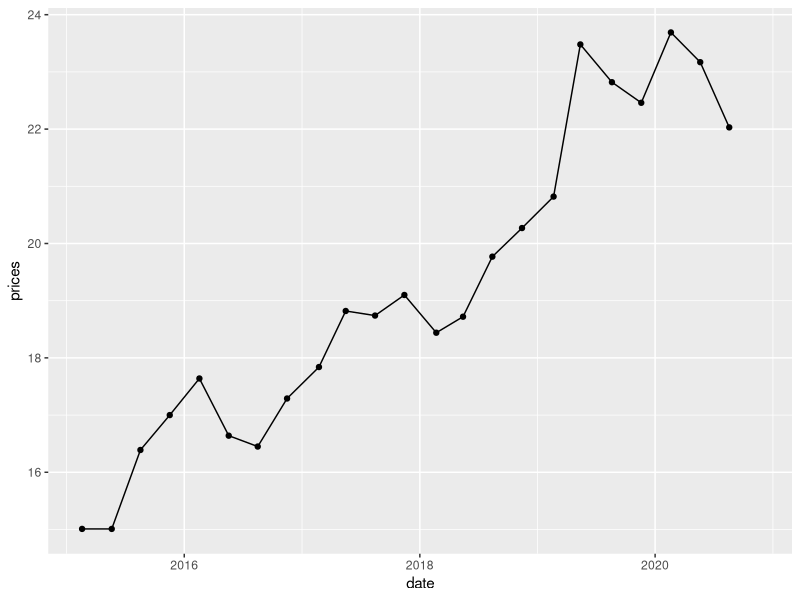
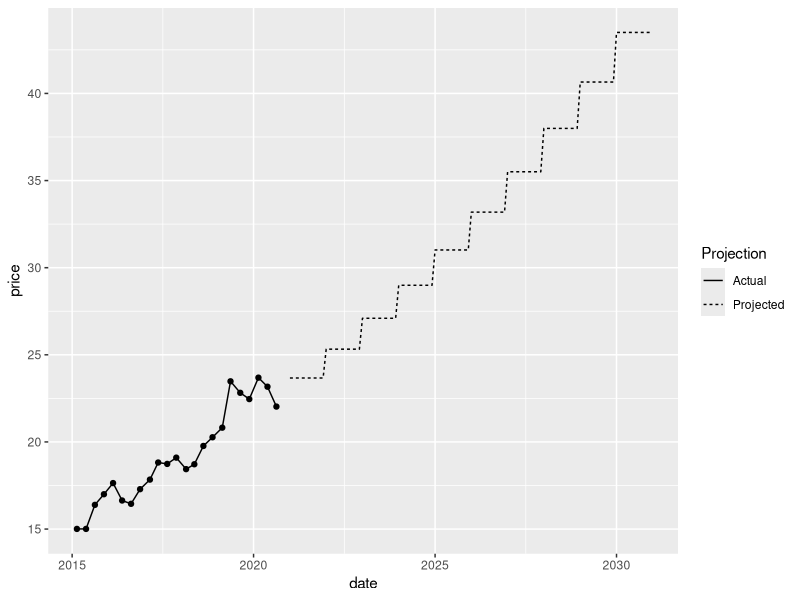

The R script that drew these images, in order:
library(tidyverse)

##WCI auction settlement prices in USD copy and pasted from http://www.environnement.gouv.qc.ca/changements/carbone/ventes-encheres/historique-prix-encheres-WCI-en.pdf
#these cover Nov 2014 to May 2020

prices<-c("$ 12,10
$ 12,21
$ 12,29
$ 12,52
$ 12,73 
$ 12,73 
$ 12,73 
$ 12,73 
$ 12,73
$ 13,57
$ 13,80
$ 14,75
$ 15,06
$ 14,61 
$ 14,65
$ 15,05
$ 15,31
$ 15,73
$ 17,45
$ 17,16 
$ 17,00
$ 17,87
$ 16,68")

x<-prices %>%
  str_replace_all(",",".") %>%
  str_replace_all("\\$ ","") %>%
  str_split("\n") %>%
  .[[1]]


##Data collected as CAD settlement prices from Summary Report REsults at http://www.environnement.gouv.qc.ca/changements/carbone/ventes-encheres/avis-resultats-en.htm
##minimum price projections in USD from http://www.environnement.gouv.qc.ca/changements/carbone/Ventes-encheres-en.htm
#convert to CAD using 1.3238

prices<-c("15.01
15.01
16.39
17
17.64
16.64
16.45
17.29
17.84
18.82
18.74
19.1
18.44
18.72
19.77
20.27
20.82
23.48
22.82
22.46
23.69
23.17
22.03
NA")

prices<-prices %>%
  str_split("\n") %>%
  .[[1]]

days<-c("18
21
18
17
17
18
16
15
22
16
15
14
21
15
14
14
20
14
20
19
19
20
18
17") %>%
  str_split("\n") %>%
  .[[1]]


qc_df<-tibble( year = rep(c(2015:2020),4)) %>%
  arrange(year) %>%
  mutate(month = rep(c("02","05","08","11"),6)) %>%
  bind_cols(days) %>%
  unite(date,sep="-") %>%
  mutate(date = ymd(date)) 
         
qc_df$prices<-as.double(prices)
  
ggplot(qc_df, aes(date,prices))+
  geom_line()+
  geom_point()


#load projected price floor data
proj_prices<-c("$17.88 	$19.13 	$20.47 	$21.90 	$23.43 	$25.07 	$26.82 	$28.70 	$30.71 	$32.86") %>%
  str_split(" \t") %>%
  .[[1]]
  
proj_prices<-proj_prices %>%
  str_replace_all("\\$","")

year_prices<-tibble(as.double(proj_prices),
         year=c(2021:2030)) 

qc_proj<-tibble(year=rep(c(2021:2030),12)) %>%
  arrange(year) %>%
  left_join(year_prices) %>%
  rename(price=`as.double(proj_prices)`) %>%
  mutate( month = rep(c("01","02","03","04","05","06","07","08","09","10","11","12"),10),
          day = "01",
          price=(price*1.3238)) %>%
  select(year, month, day, price) %>%
  unite(date,c(year,month,day),sep="-") %>%
  mutate( date=ymd(date),
          Region= "QC",
          Projection= "Projected")


#bind the two data frames

qc_df<-qc_df %>%
  mutate(Region = "QC",
         Projection = "Actual") %>%
  rename(price=prices)


qc_full<- bind_rows(qc_df,qc_proj)
 

ggplot()+
  geom_line(data=qc_full,aes(date,price,linetype=Projection))+
  geom_point(data=filter(qc_full,Projection =="Actual"),aes(date,price))
  
saveRDS(qc_full,"qc_data.RDA")
dir()
